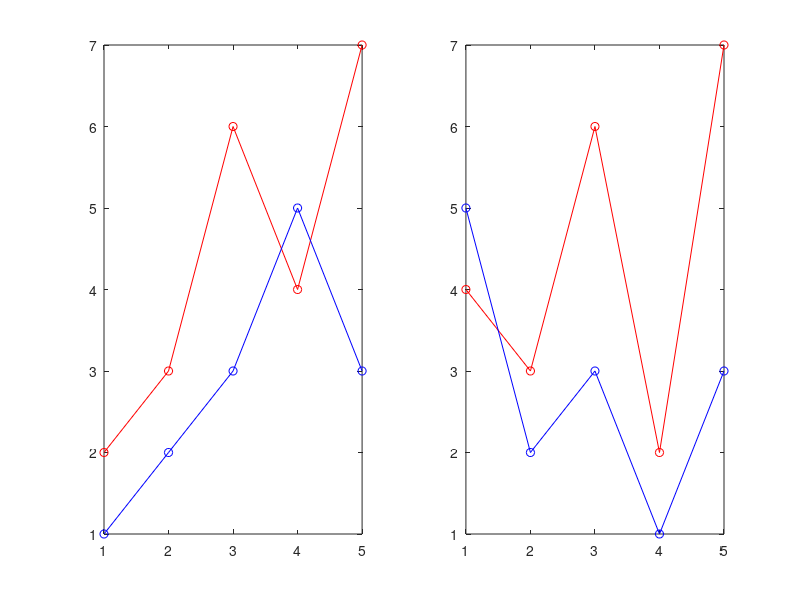

The MATLAB script that drew this image: (Note: this script raises an error after producing the figure.)
% Testing the score with example from Son et al.
% Matlab implementation for control of results and scores.
format compact

time_pts = [1,2,3,4,5]'
x1 = [2,3,6,4,7]'
x2 = [1,2,3,5,3]'
y1 = [4,3,6,2,7]'
y2 = [5,2,3,1,3]'

figure()
subplot(1,2,1)
plot(time_pts, x1, 'ro-'), hold on;
plot(time_pts, x2, 'bo-'), hold off;

subplot(1,2,2)
plot(time_pts, y1, 'ro-'), hold on;
plot(time_pts, y2, 'bo-'), hold off;

%% simple correlation values
disp('Single correlation coefficients')
corr(x1, x2, 'type', 'spearman') % 0.667 Son
corr(x1, x2, 'type', 'pearson')  % 0.439 Son

%% ys1 and yr1 scores
disp('ys1 and yr1 coefficients')
ys1(x1, x2, time_pts) % 0.583 Son
ys1(y1, y2, time_pts) % 0.833 Son

yr1(x1, x2, time_pts) % 0.555 Son
yr1(y1, y2, time_pts) % 0.805 Son
